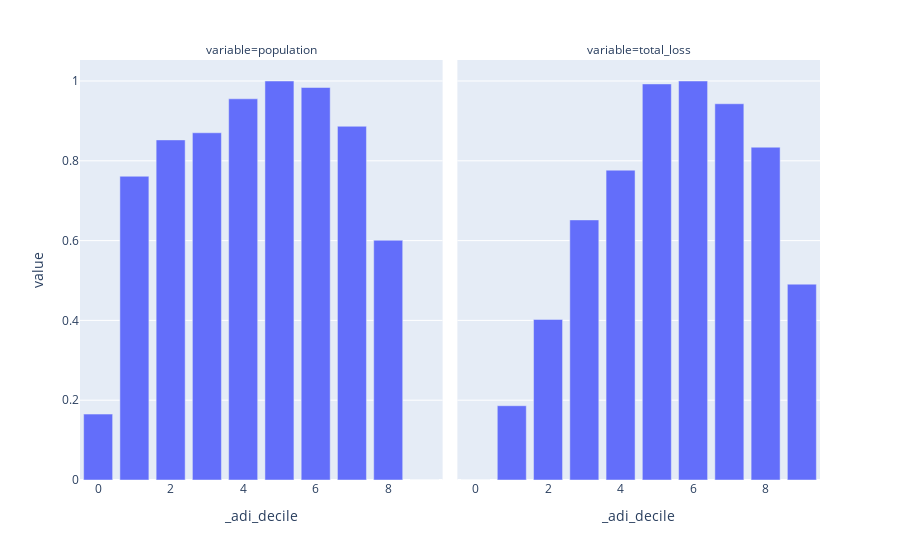

The notebook cell saved with this chart:
### Code cell
loss_by_adi = df.groupby(['_adi_decile']).agg(total_loss=("_loss","sum")).reset_index()
population_by_adi = df.groupby(['_adi_decile']).agg(population=("population","sum")).reset_index()

adi_decile = population_by_adi.merge(loss_by_adi)
adi_decile[['population','total_loss']] =  MinMaxScaler().fit_transform(adi_decile[['population','total_loss']])
adi_decile

px.bar(
    adi_decile.melt(id_vars=['_adi_decile']),
    x="_adi_decile",
    y='value',
    facet_col="variable"
)
# px.bar(population_by_adi, x='_adi_decile', y='population').show()
# px.bar(loss_by_adi, x='_adi_decile', y='total_loss').show()

### Figure 1 — Plotly figure (JSON) as saved in the notebook; plotly's stock layout.template omitted (floating-point values rounded to 4 significant figures)
{"data": [{"alignmentgroup": "True", "hovertemplate": "variable=population<br>_adi_decile=%{x}<br>value=%{y}<extra></extra>", "legendgroup": "", "marker": {"color": "#636efa", "pattern": {"shape": ""}}, "name": "", "offsetgroup": "", "orientation": "v", "showlegend": false, "textposition": "auto", "type": "bar", "x": [0, 1, 2, 3, 4, 5, 6, 7, 8, 9], "xaxis": "x", "y": [0.1652, 0.7613, 0.8524, 0.8702, 0.9554, 1.0, 0.9837, 0.8866, 0.6009, 0], "yaxis": "y"}, {"alignmentgroup": "True", "hovertemplate": "variable=total_loss<br>_adi_decile=%{x}<br>value=%{y}<extra></extra>", "legendgroup": "", "marker": {"color": "#636efa", "pattern": {"shape": ""}}, "name": "", "offsetgroup": "", "orientation": "v", "showlegend": false, "textposition": "auto", "type": "bar", "x": [0, 1, 2, 3, 4, 5, 6, 7, 8, 9], "xaxis": "x2", "y": [0, 0.1861, 0.4025, 0.6518, 0.7765, 0.9927, 1, 0.943, 0.8341, 0.4908], "yaxis": "y2"}], "layout": {"annotations": [{"font": {}, "showarrow": false, "text": "variable=population", "x": 0.245, "xanchor": "center", "xref": "paper", "y": 1, "yanchor": "bottom", "yref": "paper"}, {"font": {}, "showarrow": false, "text": "variable=total_loss", "x": 0.755, "xanchor": "center", "xref": "paper", "y": 1, "yanchor": "bottom", "yref": "paper"}], "barmode": "relative", "legend": {"tracegroupgap": 0}, "margin": {"t": 60}, "xaxis": {"anchor": "y", "domain": [0, 0.49], "title": {"text": "_adi_decile"}}, "xaxis2": {"anchor": "y2", "domain": [0.51, 1], "matches": "x", "title": {"text": "_adi_decile"}}, "yaxis": {"anchor": "x", "domain": [0, 1], "title": {"text": "value"}}, "yaxis2": {"anchor": "x2", "domain": [0, 1], "matches": "y", "showticklabels": false}}}
